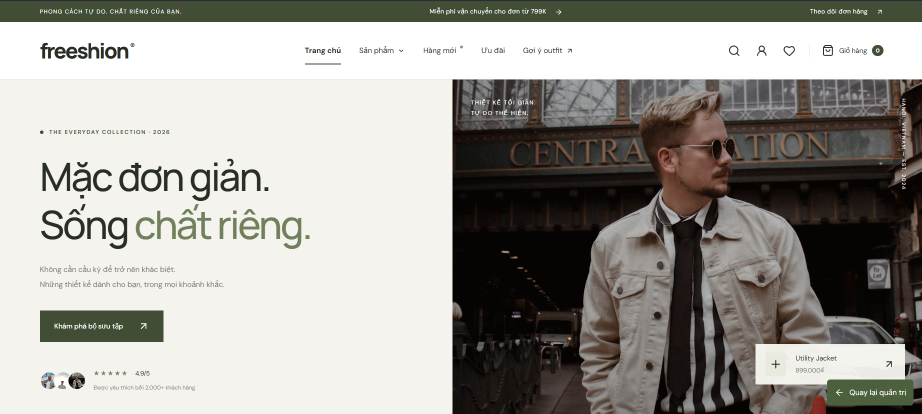
#> input picture pdf_images/img_0_Im0.png, 1843 x 827 px, found by its file name (shown at 1/2 size)
$ python crop_social.py
#> lines starting #> are read from the running program, lines starting #| are printed output that depends on the picture
from PIL import Image

im0 = Image.open('d:/ITA201/pdf_images/img_0_Im0.png')
#> im0 is the input picture: PIL image 1843x827 RGB; mean R, G, B 161.5, 159, 153.3
# Crop review / social proof avatars
# Left side of hero: x roughly 80 to 550, y roughly 650 to 750
review_part = im0.crop((78, 640, 520, 750))
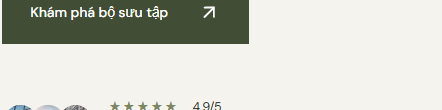
#> review_part: PIL image 442x110 RGB; mean R, G, B 205.9, 207, 197.2
review_part.save('d:/ITA201/assets/images/social_proof.png')
print('Saved social_proof.png')

$ run again, with pdf_images/img_3_Im3.png copied over pdf_images/img_0_Im0.png
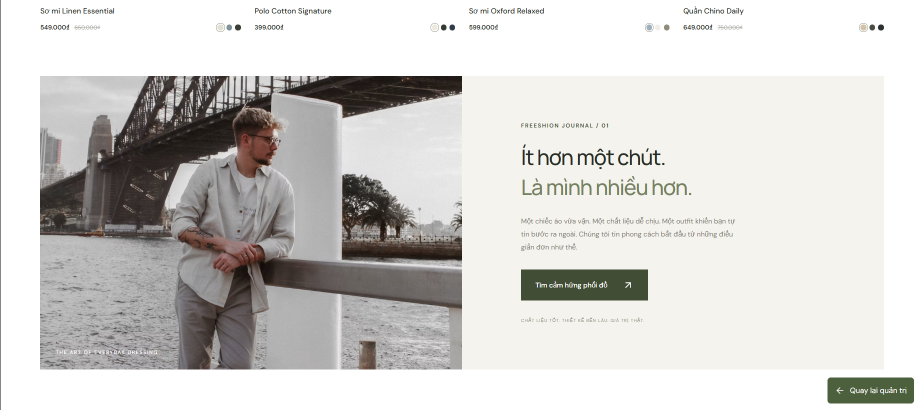
#> input picture pdf_images/img_3_Im3.png, 1845 x 820 px, found by its file name (shown at 1/2 size)
#> im0 is the input picture: PIL image 1845x820 RGB; mean R, G, B 210.7, 208.9, 206
#> `review_part = im0.crop((78, 640, 520, 750))`:
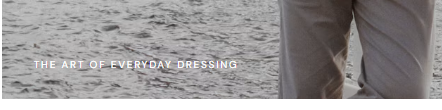
#> review_part: PIL image 442x110 RGB; mean R, G, B 154, 151, 151.3

$ run again, with pdf_images/img_4_Im4.png copied over pdf_images/img_0_Im0.png
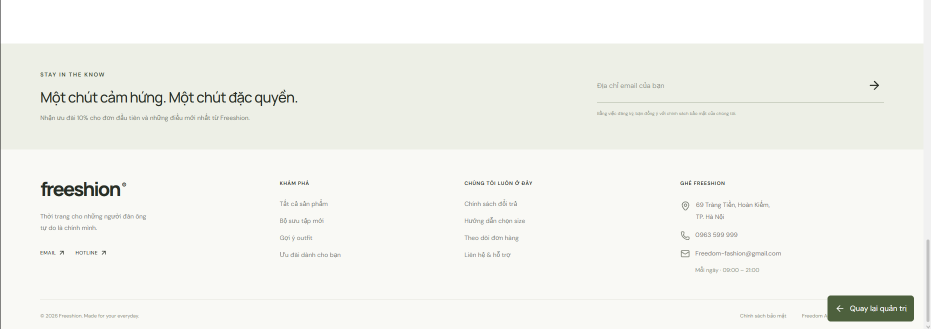
#> input picture pdf_images/img_4_Im4.png, 1862 x 657 px, found by its file name (shown at 1/2 size)
#> im0 is the input picture: PIL image 1862x657 RGB; mean R, G, B 242.7, 243.5, 238.2
#> `review_part = im0.crop((78, 640, 520, 750))`:
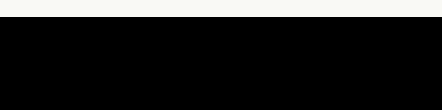
#> review_part: PIL image 442x110 RGB; mean R, G, B 38.5, 38.5, 37.9

$ run again, with pdf_images/img_1_Im1.jpg saved as pdf_images/img_0_Im0.png
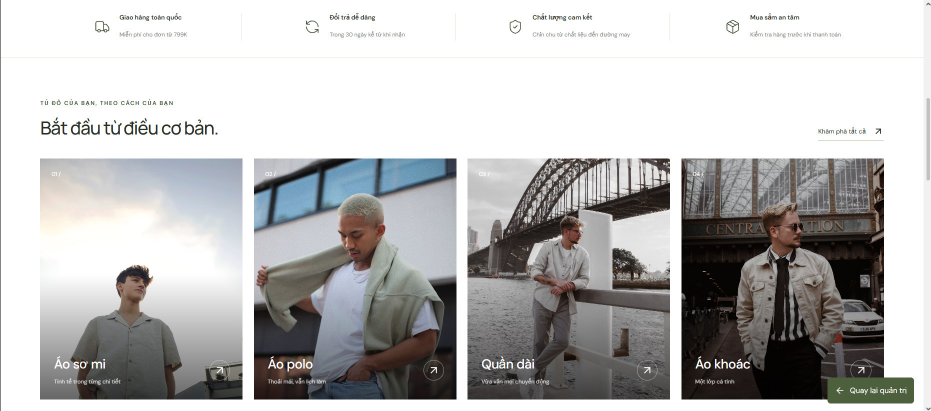
#> input picture pdf_images/img_1_Im1.jpg, 1862 x 822 px, found by its file name (shown at 1/2 size)
#> im0 is the input picture: PIL image 1862x822 RGB; mean R, G, B 186.5, 185.9, 185.6
#> `review_part = im0.crop((78, 640, 520, 750))`:
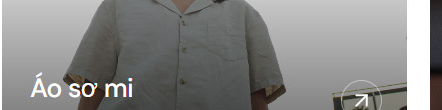
#> review_part: PIL image 442x110 RGB; mean R, G, B 135.9, 135.8, 134.5
